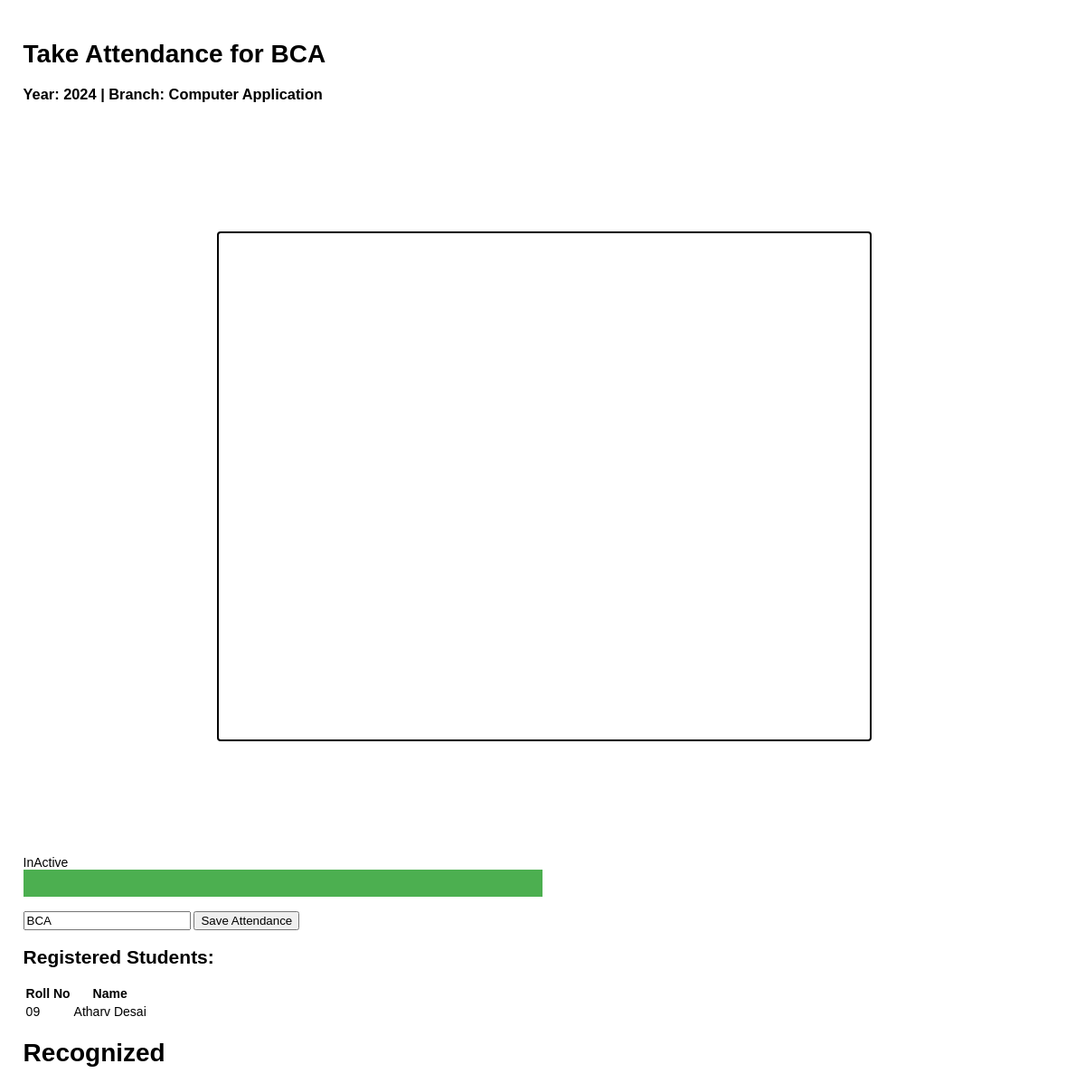
The app's page /course/3/ with its own data.
### myapp/models.py (models this page shows, shortened)
class Course(models.Model):
    course = models.CharField(max_length=100)
    year = models.CharField(max_length=50)
    branch = models.CharField(max_length=50)
    degree = models.ForeignKey(
        Degree, on_delete=models.CASCADE
    )  # Use ForeignKey for relationship
    students = models.ManyToManyField(
        Student, related_name="courses"
    )  # Use plural for clarity

class Student(models.Model):
    roll_no = models.CharField(max_length=9, null=False, blank=False, primary_key=True)
    name = models.CharField(max_length=50)
    password = models.CharField(max_length=128)  # Change to 128 for hashed passwords

### myapp/views.py (the view, shortened to what this page needs)
# urls.py: path("course/<int:course_id>/", views.take_attendance, name="take_attendance"),
def take_attendance(request, course_id):
    course = get_object_or_404(Course, id=course_id)
    students = course.students.all()
    context = {
        "course": course,
        "students": students,
    }
    return render(request, "take_attendance.html", context)

### templates/take_attendance.html (shortened to what this page needs)
{% load static %}
<!DOCTYPE html>
<html lang="en">
  <head>
    <link
      type="text/css"
      rel="stylesheet"
      href="{% static 'css/style.css' %}"
    />
  </head>
  <body>
    <div class="container p-4">
      <h1>Take Attendance for {{ course.course }}</h1>
      <h3>Year: {{ course.year }} | Branch: {{ course.branch }}</h3>
      <div id="video-frame" class="video">
        <video id="video" width="720" height="560" autoplay muted></video>
      </div>
      <div id="option" class="attend">
        <div class="p-2">
          <span id="Status">InActive</span>
          <div class="progress-bar" id="myProgressBar"></div>
        </div>
        <br />
        <div class="p-2">
          <input
            type="text"
            name="sessionname"
            id="sessionname"
            placeholder="Enter Session Name"
            value="{{course.course}}"
          />
          <button class="button is-info" id="saveAttendanceBtn">
            Save Attendance
          </button>
        </div>
        <h2>Registered Students:</h2>
        <table class="table" id="attendanc">
          <thead>
            <tr>
              <th>Roll No</th>
              <th>Name</th>
            </tr>
          </thead>
          <tbody id="">
            {% for student in students %}
            <tr>
              <td>{{ student.roll_no }}</td>
              <td>{{ student.name }}</td>
            </tr>
            {% endfor %}
          </tbody>
        </table>
        <h1>Recognized</h1>
      </div>
    </div>
  </body>
</html>

### static/css/style.css (style rules this page uses)
body { padding: 1.1rem; font: 14px "Lucida Grande", Helvetica, Arial, sans-serif; }
#video-frame { width: 99%; height: 100vh; padding: 0.5rem; border-radius: 0.25rem; display: grid; grid-template-areas: video-frame option; justify-content: center; align-items: center; }
.progress-bar { width: 0%; height: 30px; background-color: #4caf50; text-align: center; line-height: 30px; color: white; transition: width 1s ease; }
#video-frame>#video { border-radius: 0.25rem; border: 2px solid black; }

### records on screen
Course: course "BCA", year "2024", branch "Computer Application", sessionname "BCA"
Student: roll_no "09", name "Atharv Desai"
